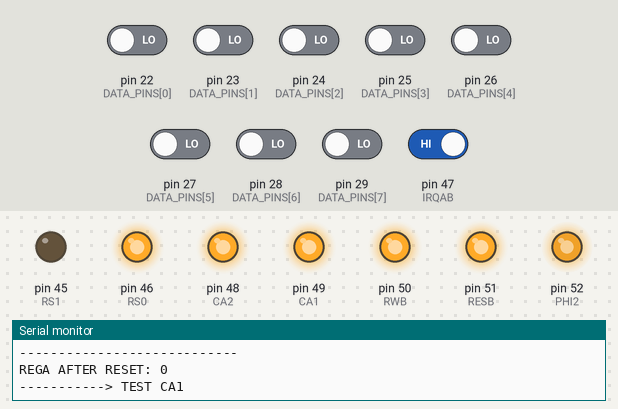
The program below on a simulated Arduino Mega 2560, built with avr-gcc and run on an emulated ATmega2560. On the bench: output pins drawn as LEDs (lit = HIGH), the last lines printed to the serial monitor. Inputs (shaded band) come from the test bench; at power-on: pin 47 (IRQAB) HIGH, pin 22 (DATA_PINS[0]), pin 23 (DATA_PINS[1]), pin 24 (DATA_PINS[2]), pin 25 (DATA_PINS[3]), pin 26 (DATA_PINS[4]), pin 27 (DATA_PINS[5]), pin 28 (DATA_PINS[6]), pin 29 (DATA_PINS[7]) LOW. Pins used as bus, display or sensor lines are not drawn.

Above: at 0.1 s.
At 0.6 s:
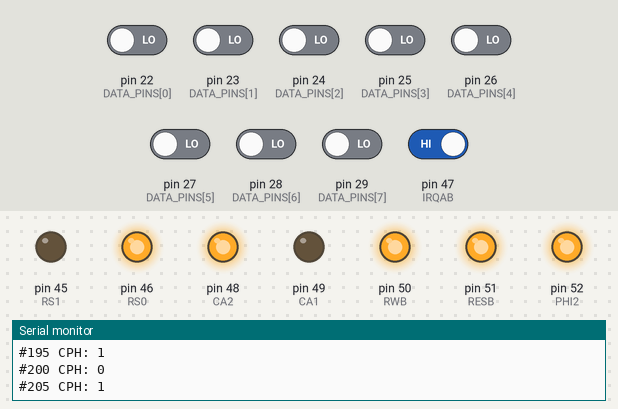
Timing chart, 0 to 2.1 s (numbered marks = the images above):
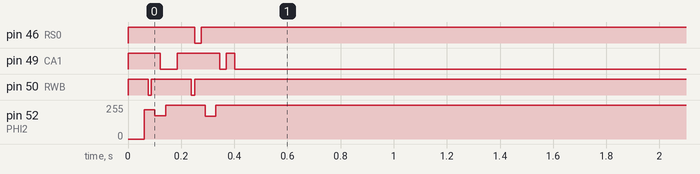

The program:

main.cpp
```cpp
#include <Arduino.h>

/*
                        W65C21S <--->  Arduino Uno
                 GND
                 |       +------\/------+
                 +----  1| VSS      CA1 |40 ------ 49
                        2| PA0      CA2 |39 ------ 48
                        3| PA1    IRQAB |38 ------ 47
                        4| PA2    IRQBB |37 ------ NA
                        5| PA3      RS0 |36 ------ 46
                        6| PA4      RS1 |35 ------ 45
                        7| PA5     RESB |34 ------ 51
                        8| PA6       D0 |33 -------- 22
                        9| PA7       D1 |32 -------- 23
                       10| PB0       D2 |31 -------- 24
                       11| PB1       D3 |30 -------- 25
                       12| PB2       D4 |29 -------- 26
                       13| PB3       D5 |28 -------- 27
                       14| PB4       D6 |27 -------- 28
                       15| PB5       D7 |26 -------- 29
                       16| PB6     PHI2 |25 -------- 52
                       17| PB7      CS1 |24 -------- 5V
           5V -------- 18| CB1     CS2B |23 -------- 44
           5V -------- 19| CB2      CS0 |22 -------- 5V
           5V -------- 20| VDD      RWB |21 -------- 50
                          +--------------+

*/
const int SERIAL_SPEED = 19200; // Arduino Serial Speed
const int CLOCK_DELAY = 5;      // Arduino Serial Speed

#define PHI2 52
#define RESB 51
#define RWB 50
#define CA1 49
#define CA2 48
#define IRQAB 47
#define RS0 46
#define RS1 45
#define CS2B 44
const int DATA_PINS[] = {22, 23, 24, 25, 26, 27, 28, 29}; // TO DATA BUS PIN 0-7 6502

#define CHECK_BIT(var, pos) ((var) & (1 << (pos)))
int rw_state;               // Current R/W state (from 6502)
unsigned char bus_data;     // Data Bus value (from 6502)
unsigned char pre_bus_data; // Previous Bus value (from 6502)
int pre_rw_state;           // Previous R/W state (from 6502)

int clock_state = 0; // Previous R/W state (from 6502)
long tick_count = 0; // Previous R/W state (from 6502)

// Set Arduino Bus conneced pins mode as IN or OUT
void setBusMode(int mode)
{
  for (int i = 0; i < 8; ++i)
  {
    pinMode(DATA_PINS[i], mode);
  }
}

// Read RW_PIN state and set the busMode (aruduino related PINS) to OUTPUT or INPUT
void handleRWState()
{
  int tmp_rw_state = digitalRead(RWB);

  if (rw_state != tmp_rw_state)
  {
    rw_state = tmp_rw_state;
    rw_state ? setBusMode(INPUT) : setBusMode(OUTPUT);
  }
}

// Read 6502 Data PINS and store the BYTE in our bus_data var
void readData()
{
  bus_data = 0;
  for (int i = 0; i < 8; ++i)
  {
    bus_data = bus_data << 1;
    bus_data += (digitalRead(DATA_PINS[8 - i - 1]) == HIGH) ? 1 : 0;
  }
}

// Send a byte to the 6502 DATA BUS
void byteToDataBus(unsigned char data)
{
  for (int i = 0; i < 6; i++)
  {
    digitalWrite(DATA_PINS[i], CHECK_BIT(data, i));
  }
}

void tick()
{
  clock_state = !clock_state;
  tick_count += 1;
  digitalWrite(PHI2, clock_state);
  delay(CLOCK_DELAY);
  Serial.print("#");
  Serial.print(tick_count * CLOCK_DELAY, DEC);
  Serial.print(" CPH: ");
  Serial.println(clock_state, DEC);
}

void fullCycle()
{
  tick();
  tick();
}

void writeToCIA()
{
  digitalWrite(RWB, LOW); // WRITE TO CIA
  handleRWState();
}

void readFromCIA()
{
  digitalWrite(RWB, HIGH); // READ FROM CIA
  handleRWState();
}

void DeselectSelect()
{
  digitalWrite(CS2B, HIGH); // DESELECT
  fullCycle();
  digitalWrite(CS2B, LOW); // SELECT
  fullCycle();
  Serial.println("\nDESELECTED & SELECTED!\n");
}

void fetchPeripherialA()
{
  // Write to REGA
  digitalWrite(RS0, HIGH);
  digitalWrite(RS1, LOW);
  // WRITE REG A (PERIPHERIAL A SELECT)
  writeToCIA();
  byteToDataBus(0b00000101); // Bit 2 at 1
  fullCycle();

  readFromCIA();
  digitalWrite(RS0, LOW); // Per A
  digitalWrite(RS1, LOW); // Per A
  fullCycle();
  readData();
  Serial.print("PERIPHERIAL DATA: ");
  Serial.println(bus_data, BIN);
}

void testStrangeDeselect()
{
  Serial.println("\n-----------> TEST STRANGE DESELECT");

  // SEST REGA to react to Interrupts
  digitalWrite(RS0, HIGH);
  digitalWrite(RS1, LOW);
  writeToCIA();
  byteToDataBus(0b00000101);
  fullCycle();
  Serial.println("SET REG A TO REACT TO CA1");
  Serial.print("IRQA BEFORE CA1: ");
  Serial.println(digitalRead(IRQAB));

  // READ PERIPHERIAL A
  digitalWrite(RS0, LOW); // Per A
  digitalWrite(RS1, LOW); // Per A
  readFromCIA();
  fullCycle();
  readData();
  Serial.print("PERIPHERIAL READ: ");
  Serial.println(bus_data, BIN);

  digitalWrite(CS2B, HIGH); // DESELECT

  // SET REGA to react to Interrupts
  digitalWrite(RS0, HIGH);
  digitalWrite(RS1, LOW);
  // writeToCIA();
  // byteToDataBus(0b00000001);
  // fullCycle();
  // readData();
  // Serial.print("REGA: ");
  // Serial.println(bus_data);

  // digitalWrite(CS2B, LOW); // SELECT

  Serial.print("IRQA AFTER PERIPHERIAL READ: ");
  Serial.println(digitalRead(IRQAB));
    tick();

  digitalWrite(CS2B, LOW); // SELECT

  // TRIGGER CA1

  digitalWrite(CA1, LOW); // TRIGGER CA1
  readData();
  Serial.print("IRQA AFTER CA1 LOW AND BEFORE CYCLE: ");
  Serial.println(digitalRead(IRQAB));
  digitalWrite(CA1, HIGH); // DETRIGGER CA1
  Serial.print("REGA READ: ");
  Serial.println(bus_data, BIN);


  fullCycle();
  Serial.print("IRQA AFTER CA1 LOW AFTER CYCLE: ");
  Serial.println(digitalRead(IRQAB));


  digitalWrite(CA1, HIGH);
  digitalWrite(CS2B, HIGH); // DESELECT
  fullCycle();
  readData();
  Serial.print("REGA READ: ");
  Serial.println(bus_data, BIN);
  digitalWrite(CS2B, HIGH); // DESELECT
  fullCycle();
  fullCycle();

  // READ PERIPHERIAL A
  digitalWrite(CS2B, LOW); // SELECT

  digitalWrite(RS0, LOW); // Per A
  digitalWrite(RS1, LOW); // Per A
  readFromCIA();
  fullCycle();
  readData();
  Serial.print("PERIPHERIAL READ: ");
  Serial.println(bus_data, BIN);

  digitalWrite(CS2B, HIGH); // DESELECT

  digitalWrite(RS0, HIGH);
  digitalWrite(RS1, LOW);

  digitalWrite(CS2B, LOW); // SELECT
  fullCycle();
  readData();
  Serial.print("REGA READ: ");
  Serial.println(bus_data, BIN);
  Serial.print("IRQA AFTER CA1 LOW: ");
  Serial.println(digitalRead(IRQAB));

  digitalWrite(CS2B, HIGH); // DESELECT
  fullCycle();
  fullCycle();
}

void test_CA1()
{
  Serial.println("\n-----------> TEST CA1");

  // WRITE REG A (active int)
  writeToCIA();
  byteToDataBus(0b00000001);
  fullCycle();

  readFromCIA();
  fullCycle();

  // RESULT
  Serial.print("IRQAB NO IRQ: ");
  Serial.println(digitalRead(IRQAB));

  Serial.print("REGA AFTER CIA SET: ");
  readData();
  Serial.println(bus_data, BIN);

  digitalWrite(CA1, LOW); // TRIGGER INT
  fullCycle();

  readData();
  Serial.print("REGA AFTER INTERRUPT TRIGGERED on CA1: ");
  Serial.println(bus_data, BIN);
  fullCycle();

  // RESULT
  Serial.print("IRQAB AFTER INPUT TRIGGERED: ");
  Serial.println(digitalRead(IRQAB));

  digitalWrite(CA1, HIGH); // UNTRIGGER INT
  fullCycle();

  // RESULT
  Serial.print("IRQAB AFTER CA1 DETRIG: ");
  Serial.println(digitalRead(IRQAB));

  readData();
  Serial.print("REGA AFTER CA1 DETRIG: ");
  Serial.println(bus_data, BIN);
  fullCycle();

  fetchPeripherialA();

  digitalWrite(RS0, HIGH); // Control Register A
  digitalWrite(RS1, LOW);  // Control Register A
  fullCycle();
  readData();
  Serial.print("REGA AFTER PER A READ: ");
  Serial.println(bus_data, BIN);
  fullCycle();
  Serial.print("IRQAB AFTER A READ: ");
  Serial.println(digitalRead(IRQAB));


  Serial.println("TRIGGER CA1 AGAIN AFTER P READ");
  digitalWrite(CA1, LOW); // UNTRIGGER INT
  Serial.print("IRQAB AFTER P READ: ");
  Serial.println(digitalRead(IRQAB));
  fullCycle();
  digitalWrite(CA1, HIGH); // UNTRIGGER INT

  digitalWrite(CS2B, HIGH); // DESELECT
  fullCycle();


  Serial.println("TRIGGER CA1 AGAIN AFTER DESELECT");
  digitalWrite(CA1, LOW); // UNTRIGGER INT
  fullCycle();
  Serial.print("IRQAB AFTER AFTER DESELECT: ");
  Serial.println(digitalRead(IRQAB));
  fullCycle();

  digitalWrite(CS2B, LOW); // SELECT
  fullCycle();


 readData();
  Serial.print("REGA AFTER DESELECT");
  Serial.println(bus_data, BIN);
    Serial.print("IRQAB AFTER AFTER DESELECT: ");
  Serial.println(digitalRead(IRQAB));
  fullCycle();


}

void test_CA1CA2()
{
  Serial.println("\n-----------> TEST CA1CA2");
  digitalWrite(RS0, HIGH); // Control Register A
  digitalWrite(RS1, LOW);  // Control Register A
  writeToCIA();
  byteToDataBus(0b00001001); // Bit 3 at 1 so CA1 & CA2 now trigger
  fullCycle();

  readFromCIA();
  fullCycle();
  readData();
  Serial.print("REGA AFTER BIT3 CA2 SET: ");
  Serial.println(bus_data, BIN);

  digitalWrite(CA2, LOW); // TRIGGER CA2
  fullCycle();
  readData();
  Serial.print("REGA AFTER CA2 triggered: ");
  Serial.println(bus_data, BIN);
  Serial.print("IRQAB AFTER CA2 triggered: ");
  Serial.println(digitalRead(IRQAB));
  Serial.println("-------------------------------");

  digitalWrite(CA1, LOW); // TRIGGER CA1
  fullCycle();
  readData();

  Serial.print("REGA AFTER CA1 triggered: ");
  Serial.println(bus_data, BIN);
  Serial.print("IRQAB AFTER CA1 triggered: ");
  Serial.println(digitalRead(IRQAB));
  Serial.println("-------------------------------");

  fetchPeripherialA();
  digitalWrite(RS0, HIGH); // Control Register A
  digitalWrite(RS1, LOW);  // Control Register A
  fullCycle();
  readData();
  Serial.print("REGA AFTER PER A READ: ");
  Serial.println(bus_data, BIN);
  fullCycle();
  Serial.print("IRQAB AFTER A READ: ");
  Serial.println(digitalRead(IRQAB));
}

void initializePia()
{
  clock_state = 0;
  // initialize digital pin LED_BUILTIN as an output.
  pinMode(CA1, OUTPUT);
  pinMode(CA2, OUTPUT);
  pinMode(PHI2, OUTPUT);
  pinMode(RESB, OUTPUT);
  pinMode(RWB, OUTPUT);
  pinMode(CS2B, OUTPUT);
  pinMode(RS0, OUTPUT);
  pinMode(RS1, OUTPUT);
  pinMode(IRQAB, INPUT_PULLUP);

  digitalWrite(RESB, LOW); // RESET GOES LOW!
  digitalWrite(CA1, HIGH); // INTERRUPT VIA CA1
  digitalWrite(CA2, HIGH); // INTERRUPT VIA CA2
  readFromCIA();

  // SELECT CONTROL REG
  digitalWrite(RS0, HIGH); // Control Register A
  digitalWrite(RS1, LOW);  // Control Register A

  Serial.begin(SERIAL_SPEED);
  fullCycle();
  tick(); // ALIGN TO POSITIVE CLOCK

  digitalWrite(RESB, HIGH); // STOP RESET
  fullCycle();

  digitalWrite(CS2B, LOW); // SELECT
  fullCycle();

  Serial.println("----------------------------");
  Serial.println("65C21 Test");
  Serial.println("----------------------------");
  Serial.print("REGA AFTER RESET: ");
  readData();
  Serial.println(bus_data, BIN);
}

// the setup function runs once when you press reset or power the board
void setup()
{
  initializePia();

  //testStrangeDeselect();

  // TEST CA1 Interrupts
  test_CA1();

  // TEST CA1 + CA2 Interrupts
  // test_CA1CA2();

  digitalWrite(CS2B, HIGH); // DESELECT
  fullCycle();

  // READY
}

// the loop function runs over and over again forever
void loop()
{
  // wait for a second
}
```
